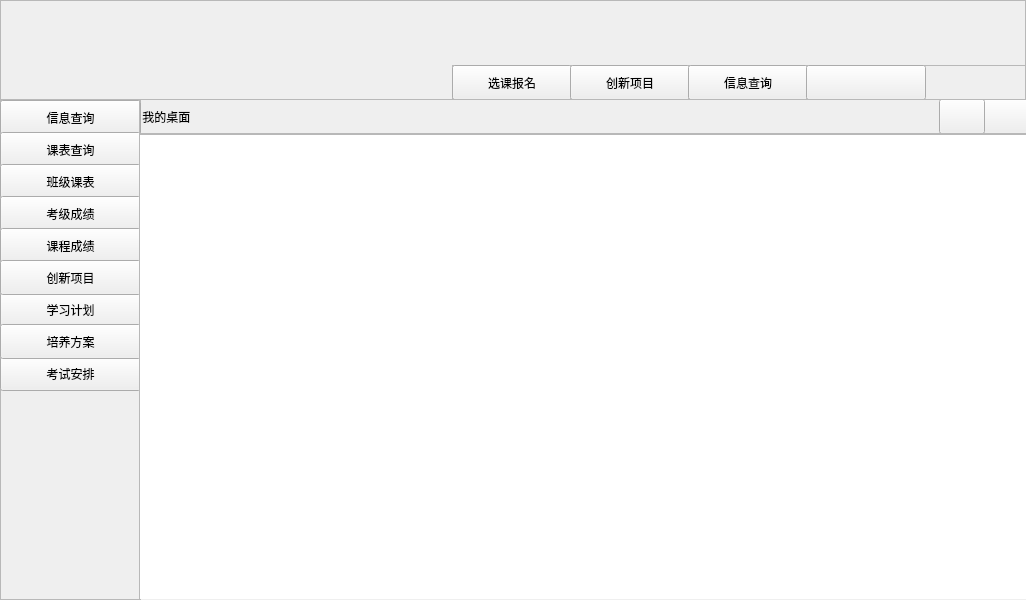
<?xml version="1.0" encoding="UTF-8"?>
<ui version="4.0">
 <class>student</class>
 <widget class="QMainWindow" name="student">
  <property name="geometry">
   <rect>
    <x>0</x>
    <y>0</y>
    <width>1026</width>
    <height>600</height>
   </rect>
  </property>
  <property name="windowTitle">
   <string>MainWindow</string>
  </property>
  <widget class="QWidget" name="centralwidget">
   <widget class="QFrame" name="frame_top">
    <property name="geometry">
     <rect>
      <x>0</x>
      <y>0</y>
      <width>1026</width>
      <height>100</height>
     </rect>
    </property>
    <property name="frameShape">
     <enum>QFrame::StyledPanel</enum>
    </property>
    <property name="frameShadow">
     <enum>QFrame::Raised</enum>
    </property>
    <widget class="QLabel" name="label_background">
     <property name="geometry">
      <rect>
       <x>445</x>
       <y>0</y>
       <width>601</width>
       <height>65</height>
      </rect>
     </property>
     <property name="text">
      <string/>
     </property>
    </widget>
    <widget class="QFrame" name="frame_background">
     <property name="geometry">
      <rect>
       <x>452</x>
       <y>65</y>
       <width>574</width>
       <height>35</height>
      </rect>
     </property>
     <property name="frameShape">
      <enum>QFrame::StyledPanel</enum>
     </property>
     <property name="frameShadow">
      <enum>QFrame::Raised</enum>
     </property>
     <widget class="QPushButton" name="button_select_course">
      <property name="geometry">
       <rect>
        <x>0</x>
        <y>0</y>
        <width>120</width>
        <height>35</height>
       </rect>
      </property>
      <property name="text">
       <string>选课报名</string>
      </property>
     </widget>
     <widget class="QPushButton" name="button_innovations">
      <property name="geometry">
       <rect>
        <x>118</x>
        <y>0</y>
        <width>120</width>
        <height>35</height>
       </rect>
      </property>
      <property name="text">
       <string>创新项目</string>
      </property>
     </widget>
     <widget class="QPushButton" name="button_infosearch">
      <property name="geometry">
       <rect>
        <x>236</x>
        <y>0</y>
        <width>120</width>
        <height>35</height>
       </rect>
      </property>
      <property name="text">
       <string>信息查询</string>
      </property>
     </widget>
     <widget class="QPushButton" name="button_more">
      <property name="geometry">
       <rect>
        <x>354</x>
        <y>0</y>
        <width>120</width>
        <height>35</height>
       </rect>
      </property>
      <property name="text">
       <string/>
      </property>
     </widget>
    </widget>
    <zorder>frame_background</zorder>
    <zorder>label_background</zorder>
   </widget>
   <widget class="QFrame" name="frame_left">
    <property name="geometry">
     <rect>
      <x>0</x>
      <y>100</y>
      <width>141</width>
      <height>500</height>
     </rect>
    </property>
    <property name="frameShape">
     <enum>QFrame::StyledPanel</enum>
    </property>
    <property name="frameShadow">
     <enum>QFrame::Raised</enum>
    </property>
    <widget class="QPushButton" name="button_infor_search">
     <property name="geometry">
      <rect>
       <x>0</x>
       <y>0</y>
       <width>141</width>
       <height>35</height>
      </rect>
     </property>
     <property name="text">
      <string>信息查询</string>
     </property>
     <property name="autoDefault">
      <bool>false</bool>
     </property>
    </widget>
    <widget class="QPushButton" name="button_course_search">
     <property name="geometry">
      <rect>
       <x>0</x>
       <y>32</y>
       <width>141</width>
       <height>35</height>
      </rect>
     </property>
     <property name="text">
      <string>课表查询</string>
     </property>
     <property name="autoDefault">
      <bool>false</bool>
     </property>
    </widget>
    <widget class="QPushButton" name="button_class_course">
     <property name="geometry">
      <rect>
       <x>0</x>
       <y>64</y>
       <width>141</width>
       <height>35</height>
      </rect>
     </property>
     <property name="text">
      <string>班级课表</string>
     </property>
     <property name="autoDefault">
      <bool>false</bool>
     </property>
    </widget>
    <widget class="QPushButton" name="button_grade_test">
     <property name="geometry">
      <rect>
       <x>0</x>
       <y>96</y>
       <width>141</width>
       <height>35</height>
      </rect>
     </property>
     <property name="text">
      <string>考级成绩</string>
     </property>
     <property name="autoDefault">
      <bool>false</bool>
     </property>
    </widget>
    <widget class="QPushButton" name="button_grade_course">
     <property name="geometry">
      <rect>
       <x>0</x>
       <y>128</y>
       <width>141</width>
       <height>35</height>
      </rect>
     </property>
     <property name="text">
      <string>课程成绩</string>
     </property>
     <property name="autoDefault">
      <bool>false</bool>
     </property>
    </widget>
    <widget class="QPushButton" name="button_test_scheme">
     <property name="geometry">
      <rect>
       <x>0</x>
       <y>256</y>
       <width>141</width>
       <height>35</height>
      </rect>
     </property>
     <property name="text">
      <string>考试安排</string>
     </property>
     <property name="autoDefault">
      <bool>false</bool>
     </property>
    </widget>
    <widget class="QPushButton" name="button_study_plan">
     <property name="geometry">
      <rect>
       <x>0</x>
       <y>192</y>
       <width>141</width>
       <height>35</height>
      </rect>
     </property>
     <property name="text">
      <string>学习计划</string>
     </property>
     <property name="autoDefault">
      <bool>false</bool>
     </property>
    </widget>
    <widget class="QPushButton" name="button_innovation">
     <property name="geometry">
      <rect>
       <x>0</x>
       <y>160</y>
       <width>141</width>
       <height>35</height>
      </rect>
     </property>
     <property name="text">
      <string>创新项目</string>
     </property>
     <property name="autoDefault">
      <bool>false</bool>
     </property>
    </widget>
    <widget class="QPushButton" name="button_training_scheme">
     <property name="geometry">
      <rect>
       <x>0</x>
       <y>224</y>
       <width>141</width>
       <height>35</height>
      </rect>
     </property>
     <property name="text">
      <string>培养方案</string>
     </property>
     <property name="autoDefault">
      <bool>false</bool>
     </property>
    </widget>
   </widget>
   <widget class="QFrame" name="frame_main">
    <property name="geometry">
     <rect>
      <x>139</x>
      <y>99</y>
      <width>891</width>
      <height>500</height>
     </rect>
    </property>
    <property name="frameShape">
     <enum>QFrame::StyledPanel</enum>
    </property>
    <property name="frameShadow">
     <enum>QFrame::Raised</enum>
    </property>
    <widget class="QPushButton" name="size_putton">
     <property name="geometry">
      <rect>
       <x>843</x>
       <y>0</y>
       <width>46</width>
       <height>35</height>
      </rect>
     </property>
     <property name="text">
      <string/>
     </property>
    </widget>
    <widget class="QPushButton" name="putton_delete">
     <property name="geometry">
      <rect>
       <x>800</x>
       <y>0</y>
       <width>46</width>
       <height>35</height>
      </rect>
     </property>
     <property name="text">
      <string/>
     </property>
    </widget>
    <widget class="QTableWidget" name="main_table">
     <property name="geometry">
      <rect>
       <x>0</x>
       <y>35</y>
       <width>891</width>
       <height>466</height>
      </rect>
     </property>
    </widget>
    <widget class="QFrame" name="main_frame">
     <property name="geometry">
      <rect>
       <x>0</x>
       <y>0</y>
       <width>891</width>
       <height>35</height>
      </rect>
     </property>
     <property name="frameShape">
      <enum>QFrame::StyledPanel</enum>
     </property>
     <property name="frameShadow">
      <enum>QFrame::Raised</enum>
     </property>
     <widget class="QLabel" name="label_desktop">
      <property name="enabled">
       <bool>true</bool>
      </property>
      <property name="geometry">
       <rect>
        <x>0</x>
        <y>0</y>
        <width>100</width>
        <height>35</height>
       </rect>
      </property>
      <property name="text">
       <string> 我的桌面</string>
      </property>
     </widget>
    </widget>
   </widget>
  </widget>
 </widget>
 <resources/>
 <connections/>
</ui>
